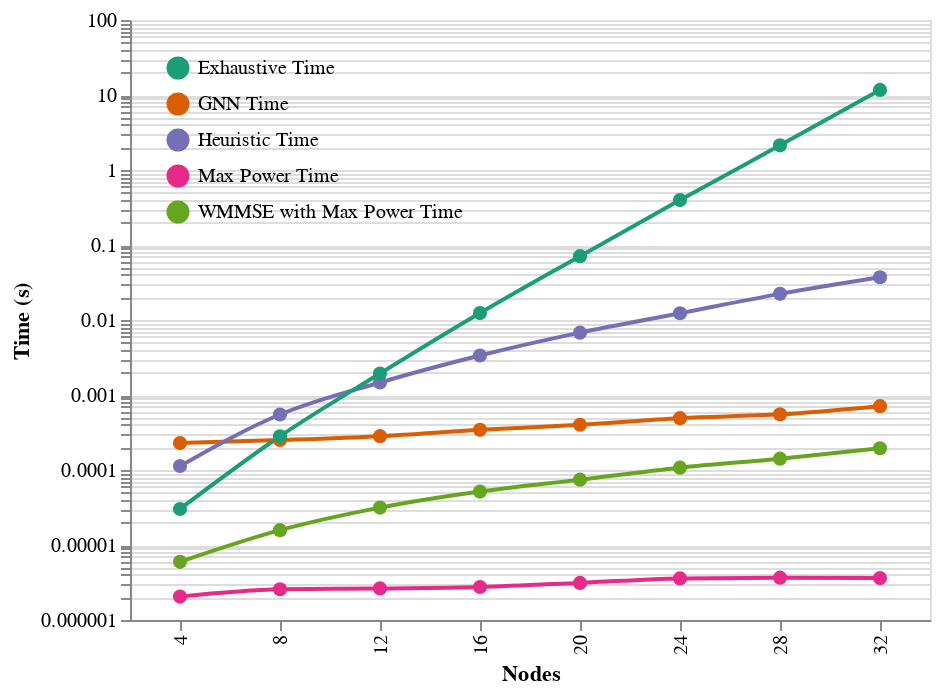

The notebook cell this image was saved under:
### Code cell
chart_time

### Figure 1 — Vega-Lite specification as saved in the notebook (floating-point values rounded to 4 significant figures)
{"config": {"view": {"continuousWidth": 400, "continuousHeight": 300}, "point": {"size": 50}}, "data": {"name": "data-845eaefd7b025d959b0bf303f8f6292d"}, "mark": {"type": "line", "interpolate": "monotone", "point": true}, "encoding": {"color": {"type": "nominal", "field": "category", "legend": {"orient": "top-left", "title": null}, "scale": {"scheme": "dark2"}}, "x": {"type": "ordinal", "axis": {"tickCount": 8}, "field": "Nodes", "scale": {"zero": false}}, "y": {"type": "quantitative", "field": "Time", "scale": {"type": "log"}, "title": "Time (s)"}}, "width": 400, "$schema": "https://vega.github.io/schema/vega-lite/v4.8.1.json", "datasets": {"data-845eaefd7b025d959b0bf303f8f6292d": [{"Nodes": 4.0, "category": "GNN Time", "Time": 0.0002285}, {"Nodes": 8.0, "category": "GNN Time", "Time": 0.0002508}, {"Nodes": 12.0, "category": "GNN Time", "Time": 0.0002826}, {"Nodes": 16.0, "category": "GNN Time", "Time": 0.0003435}, {"Nodes": 20.0, "category": "GNN Time", "Time": 0.0004007}, {"Nodes": 24.0, "category": "GNN Time", "Time": 0.000491}, {"Nodes": 28.0, "category": "GNN Time", "Time": 0.0005519}, {"Nodes": 32.0, "category": "GNN Time", "Time": 0.0007097}, {"Nodes": 4.0, "category": "Heuristic Time", "Time": 0.000113}, {"Nodes": 8.0, "category": "Heuristic Time", "Time": 0.0005499}, {"Nodes": 12.0, "category": "Heuristic Time", "Time": 0.001467}, {"Nodes": 16.0, "category": "Heuristic Time", "Time": 0.003362}, {"Nodes": 20.0, "category": "Heuristic Time", "Time": 0.006781}, {"Nodes": 24.0, "category": "Heuristic Time", "Time": 0.01229}, {"Nodes": 28.0, "category": "Heuristic Time", "Time": 0.02232}, {"Nodes": 32.0, "category": "Heuristic Time", "Time": 0.03717}, {"Nodes": 4.0, "category": "Exhaustive Time", "Time": 3.023e-05}, {"Nodes": 8.0, "category": "Exhaustive Time", "Time": 0.0002817}, {"Nodes": 12.0, "category": "Exhaustive Time", "Time": 0.001931}, {"Nodes": 16.0, "category": "Exhaustive Time", "Time": 0.01237}, {"Nodes": 20.0, "category": "Exhaustive Time", "Time": 0.07094}, {"Nodes": 24.0, "category": "Exhaustive Time", "Time": 0.3968}, {"Nodes": 28.0, "category": "Exhaustive Time", "Time": 2.13}, {"Nodes": 32.0, "category": "Exhaustive Time", "Time": 11.69}, {"Nodes": 4.0, "category": "Max Power Time", "Time": 2.05e-06}, {"Nodes": 8.0, "category": "Max Power Time", "Time": 2.568e-06}, {"Nodes": 12.0, "category": "Max Power Time", "Time": 2.639e-06}, {"Nodes": 16.0, "category": "Max Power Time", "Time": 2.756e-06}, {"Nodes": 20.0, "category": "Max Power Time", "Time": 3.124e-06}, {"Nodes": 24.0, "category": "Max Power Time", "Time": 3.585e-06}, {"Nodes": 28.0, "category": "Max Power Time", "Time": 3.67e-06}, {"Nodes": 32.0, "category": "Max Power Time", "Time": 3.617e-06}, {"Nodes": 4.0, "category": "WMMSE with Max Power Time", "Time": 5.965e-06}, {"Nodes": 8.0, "category": "WMMSE with Max Power Time", "Time": 1.578e-05}, {"Nodes": 12.0, "category": "WMMSE with Max Power Time", "Time": 3.153e-05}, {"Nodes": 16.0, "category": "WMMSE with Max Power Time", "Time": 5.159e-05}, {"Nodes": 20.0, "category": "WMMSE with Max Power Time", "Time": 7.439e-05}, {"Nodes": 24.0, "category": "WMMSE with Max Power Time", "Time": 0.0001075}, {"Nodes": 28.0, "category": "WMMSE with Max Power Time", "Time": 0.0001416}, {"Nodes": 32.0, "category": "WMMSE with Max Power Time", "Time": 0.000195}]}}
